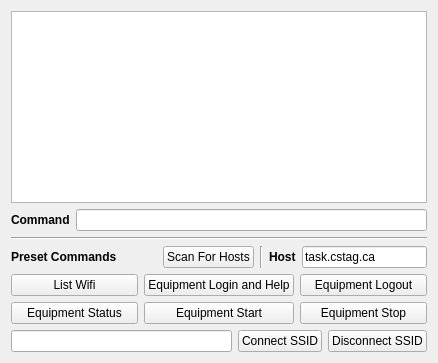
             <widget class="QWidget" name="tab_28">
              <attribute name="title">
               <string>SSH Console</string>
              </attribute>
              <layout class="QGridLayout" name="gridLayout_78">
               <item row="2" column="0">
                <layout class="QVBoxLayout" name="verticalLayout_274">
                 <property name="sizeConstraint">
                  <enum>QLayout::SetNoConstraint</enum>
                 </property>
                 <item>
                  <widget class="Line" name="line_58">
                   <property name="orientation">
                    <enum>Qt::Horizontal</enum>
                   </property>
                  </widget>
                 </item>
                 <item>
                  <layout class="QHBoxLayout" name="horizontalLayout_103">
                   <item>
                    <widget class="QLabel" name="label_316">
                     <property name="font">
                      <font>
                       <weight>75</weight>
                       <bold>true</bold>
                      </font>
                     </property>
                     <property name="text">
                      <string>Preset Commands</string>
                     </property>
                    </widget>
                   </item>
                   <item>
                    <spacer name="horizontalSpacer_52">
                     <property name="orientation">
                      <enum>Qt::Horizontal</enum>
                     </property>
                     <property name="sizeHint" stdset="0">
                      <size>
                       <width>40</width>
                       <height>20</height>
                      </size>
                     </property>
                    </spacer>
                   </item>
                   <item>
                    <widget class="QPushButton" name="ssh_scan_for_hosts_button">
                     <property name="text">
                      <string>Scan For Hosts</string>
                     </property>
                    </widget>
                   </item>
                   <item>
                    <widget class="Line" name="line_59">
                     <property name="orientation">
                      <enum>Qt::Vertical</enum>
                     </property>
                    </widget>
                   </item>
                   <item>
                    <widget class="QLabel" name="label_317">
                     <property name="font">
                      <font>
                       <weight>75</weight>
                       <bold>true</bold>
                      </font>
                     </property>
                     <property name="text">
                      <string>Host</string>
                     </property>
                    </widget>
                   </item>
                   <item>
                    <widget class="QLineEdit" name="ssh_host_line_edit">
                     <property name="minimumSize">
                      <size>
                       <width>125</width>
                       <height>0</height>
                      </size>
                     </property>
                     <property name="maximumSize">
                      <size>
                       <width>125</width>
                       <height>16777215</height>
                      </size>
                     </property>
                     <property name="text">
                      <string>task.cstag.ca</string>
                     </property>
                    </widget>
                   </item>
                  </layout>
                 </item>
                 <item>
                  <layout class="QGridLayout" name="gridLayout_79">
                   <item row="0" column="0">
                    <widget class="QPushButton" name="ssh_list_wifi_button">
                     <property name="text">
                      <string>List Wifi</string>
                     </property>
                    </widget>
                   </item>
                   <item row="0" column="2">
                    <widget class="QPushButton" name="ssh_equipment_logout_button">
                     <property name="text">
                      <string>Equipment Logout</string>
                     </property>
                    </widget>
                   </item>
                   <item row="0" column="1">
                    <widget class="QPushButton" name="ssh_equipment_login_button">
                     <property name="text">
                      <string>Equipment Login and Help</string>
                     </property>
                    </widget>
                   </item>
                   <item row="1" column="0">
                    <widget class="QPushButton" name="ssh_equipment_status_button">
                     <property name="text">
                      <string>Equipment Status</string>
                     </property>
                    </widget>
                   </item>
                   <item row="1" column="1">
                    <widget class="QPushButton" name="ssh_equipment_start_button">
                     <property name="text">
                      <string>Equipment Start</string>
                     </property>
                    </widget>
                   </item>
                   <item row="1" column="2">
                    <widget class="QPushButton" name="ssh_equipment_stop_button">
                     <property name="text">
                      <string>Equipment Stop</string>
                     </property>
                    </widget>
                   </item>
                  </layout>
                 </item>
                </layout>
               </item>
               <item row="1" column="0">
                <layout class="QHBoxLayout" name="horizontalLayout_104">
                 <item>
                  <widget class="QLabel" name="label_318">
                   <property name="font">
                    <font>
                     <weight>75</weight>
                     <bold>true</bold>
                    </font>
                   </property>
                   <property name="text">
                    <string>Command</string>
                   </property>
                  </widget>
                 </item>
                 <item>
                  <widget class="QLineEdit" name="ssh_console_command_line_edit"/>
                 </item>
                </layout>
               </item>
               <item row="3" column="0">
                <layout class="QHBoxLayout" name="horizontalLayout_105">
                 <item>
                  <widget class="QLineEdit" name="ssh_ssid_line_edit"/>
                 </item>
                 <item>
                  <widget class="QPushButton" name="ssh_ssid_push_button">
                   <property name="text">
                    <string>Connect SSID</string>
                   </property>
                  </widget>
                 </item>
                 <item>
                  <widget class="QPushButton" name="ssh_disconnect_wifi_button">
                   <property name="text">
                    <string>Disconnect SSID</string>
                   </property>
                  </widget>
                 </item>
                </layout>
               </item>
               <item row="0" column="0">
                <widget class="QTextEdit" name="console_line_edit">
                 <property name="sizePolicy">
                  <sizepolicy hsizetype="Minimum" vsizetype="Minimum">
                   <horstretch>0</horstretch>
                   <verstretch>0</verstretch>
                  </sizepolicy>
                 </property>
                </widget>
               </item>
              </layout>
             </widget>
